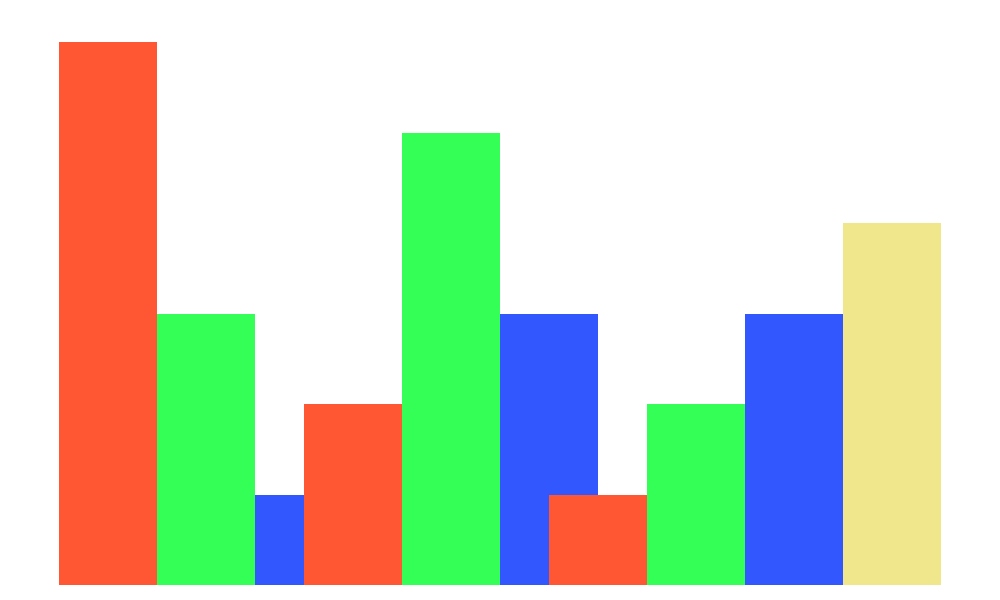

Python code for this plot:
import numpy as np
import matplotlib.pyplot as plt

centuries = ['15th Century', '18th Century', '20th Century']
methods = ['Stone Masonry', 'Brickwork', 'Wood Framing', 'Steel Framing']

data = np.array([
    [60, 30, 10, 0],
    [20, 50, 30, 0],
    [10, 20, 30, 40]
])

num_centuries = len(centuries)
bar_width = 0.4

fig, ax = plt.subplots(figsize=(10, 6))

colors = ['#FF5733', '#33FF57', '#3357FF', '#F0E68C']

for i in range(num_centuries):
    ax.bar(i + np.arange(len(methods)) * bar_width, data[i], bar_width, color=colors)

# Removing stylistic elements
ax.spines['top'].set_visible(False)
ax.spines['right'].set_visible(False)
ax.spines['left'].set_visible(False)
ax.spines['bottom'].set_visible(False)

plt.axis('off')  # Hides the axis completely instead of individually removing each spine

plt.tight_layout()
plt.show()
